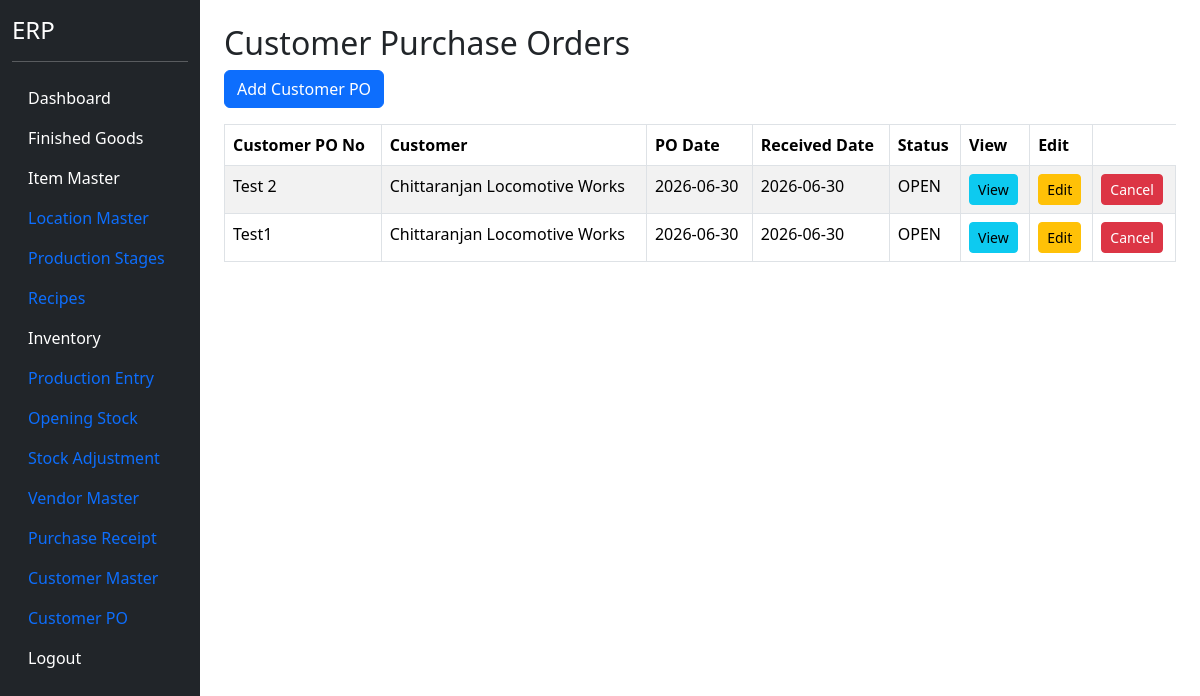
/customer-po (signed in), run on an earlier commit of the app's database.
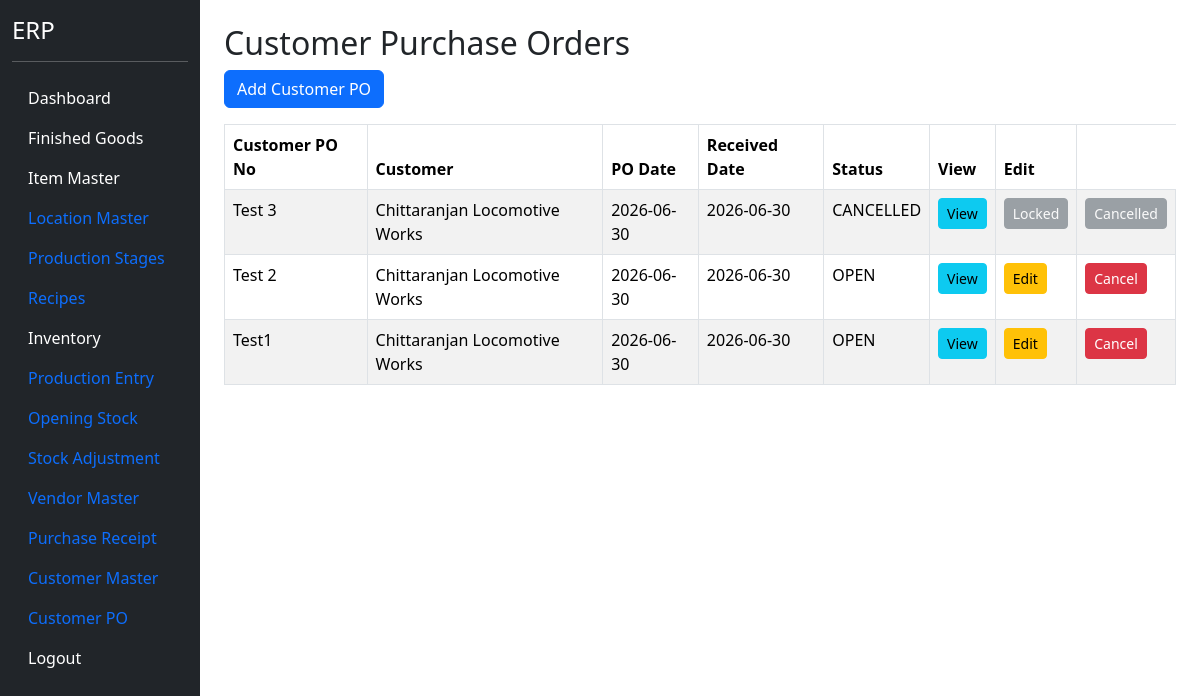
And on a later commit of the database.
### models.py (models this page shows)
class CustomerPOHeader(db.Model):
    __tablename__ = "customer_po_header"
    id = db.Column(
        db.Integer,
        primary_key=True
    )
    customer_id = db.Column(
        db.Integer,
        db.ForeignKey("customer_master.id"),
        nullable=False
    )
    customer_po_no = db.Column(
        db.String(100),
        nullable=False
    )
    customer_po_date = db.Column(
        db.Date,
        nullable=False
    )
    order_received_date = db.Column(
        db.Date,
        nullable=False
    )
    payment_terms = db.Column(
        db.String(200)
    )
    freight_terms = db.Column(
        db.String(200)
    )
    remarks = db.Column(
        db.String(500)
    )
    status = db.Column(
        db.String(20),
        default="OPEN"
    )
    customer = db.relationship(
        "CustomerMaster"
    )
    details = db.relationship(
        "CustomerPODetail",
        backref="customer_po",
        cascade="all, delete-orphan"
    )

class CustomerMaster(db.Model):
    __tablename__ = "customer_master"
    id = db.Column(
        db.Integer,
        primary_key=True
    )
    customer_code = db.Column(
        db.String(20),
        unique=True,
        nullable=True
    )
    customer_name = db.Column(
        db.String(200),
        nullable=False
    )
    contact_person = db.Column(
        db.String(100)
    )
    mobile = db.Column(
        db.String(20)
    )
    email = db.Column(
        db.String(100)
    )
    gst_no = db.Column(
        db.String(30)
    )
    pan_no = db.Column(
        db.String(20)
    )
    address = db.Column(
        db.String(500)
    )
    city = db.Column(
        db.String(100)
    )
    state = db.Column(
        db.String(100)
    )
    country = db.Column(
        db.String(100),
        default="India"
    )
    pincode = db.Column(
        db.String(20)
    )
    credit_days = db.Column(
        db.Integer,
        default=30
    )
    credit_limit = db.Column(
        db.Float,
        default=0
    )
    active = db.Column(
        db.Boolean,
        default=True
    )

### blueprints/masters/routes.py (the view)
@masters_bp.route("/customer-po")
@login_required
def customer_po():
    po_list = CustomerPOHeader.query.order_by(
        CustomerPOHeader.order_received_date.desc(),
        CustomerPOHeader.id.desc()
    ).all()
    return render_template(
        "customer_po.html",
        po_list=po_list
    )

### app.py (called while the page is built)
@login_manager.user_loader
def load_user(user_id):
    return User.query.get(int(user_id))

### templates/customer_po.html
{% extends "base.html" %}
{% block content %}
<div class="container mt-4">
<h2>
    Customer Purchase Orders
</h2>
<a
    href="/customer-po/add"
    class="btn btn-primary mb-3">
    Add Customer PO
</a>
<table class="table table-bordered table-striped">
    <thead>
        <tr>
            <th>
                Customer PO No
            </th>
            <th>
                Customer
            </th>
            <th>
                PO Date
            </th>
            <th>
                Received Date
            </th>
            <th>
                Status
            </th>
            <th>
                View
            </th>
            <th>
                Edit
            </th>
        </tr>
    </thead>
<tbody>
    {% for row in po_list %}
        <tr>
            <td>
                {{ row.customer_po_no }}
            </td>
            <td>
                {{ row.customer.customer_name }}
            </td>
            <td>
                {{ row.customer_po_date }}
            </td>
            <td>
                {{ row.order_received_date }}
            </td>
            <td>
                {{ row.status }}
            </td>
            <td>
                <a
                    href="/customer-po/view/{{ row.id }}"
                    class="btn btn-info btn-sm">
                    View
                </a>
            </td>
            <td>
                {% if row.status=="OPEN" %}
                    <a
                        href="/customer-po/edit/{{ row.id }}"
                        class="btn btn-warning btn-sm">
                        Edit
                    </a>
                    {% else %}
                    <button
                        class="btn btn-secondary btn-sm"
                        disabled>
                        Locked
                    </button>
                    {% endif %}
            </td>
            <td>
                {% if row.status=="OPEN" %}
                    <a
                        href="/customer-po/cancel/{{ row.id }}"
                        class="btn btn-danger btn-sm"
                        onclick="return confirm('Cancel this Customer PO?');">
                        Cancel
                    </a>
                    {% else %}
                    <button
                        class="btn btn-secondary btn-sm"
                        disabled>
                        Cancelled
                    </button>
                    {% endif %}
            </td>
        </tr>
        {% endfor %}
    </tbody>
</table>
</div>
{% endblock %}

### templates/base.html (shortened to what this page needs)
<!DOCTYPE html>
<html>
<head>
<link href="https://cdn.jsdelivr.net/npm/bootstrap@5.3.3/dist/css/bootstrap.min.css" rel="stylesheet">
<link href="https://cdn.jsdelivr.net/npm/select2@4.1.0-rc.0/dist/css/select2.min.css" rel="stylesheet" />
</head>
<body>
<div class="container-fluid">
<div class="row">
<div class="col-2 bg-dark text-white vh-100">
<h4 class="mt-3">ERP</h4>
<hr>
<ul class="nav flex-column">
<li class="nav-item">
<a class="nav-link text-white"
href="/dashboard">
Dashboard
</a>
</li>
<li class="nav-item">
<a class="nav-link text-white"
href="/finished-goods">
Finished Goods
</a>
</li>
<li class="nav-item">
    <a class="nav-link text-white"
       href="/items">
       Item Master
    </a>
</li>
<li class="nav-item">
    <a class="nav-link" href="/locations">
        Location Master
    </a>
</li>
<li class="nav-item">
    <a href="/production-stages"
       class="nav-link">
        Production Stages
    </a>
</li>
<li class="nav-item">
    <a href="/recipes"
       class="nav-link">
        Recipes
    </a>
</li>
<li class="nav-item">
    <a href="/inventory"
       class="nav-link text-white">
        Inventory
    </a>
</li>
<li class="nav-item">
    <a href="/production"
       class="nav-link">
        Production Entry
    </a>
</li>
<li class="nav-item">
    <a href="/opening-stock"
       class="nav-link">
        Opening Stock
    </a>
</li>
<li class="nav-item">
    <a href="/stock-adjustment"
       class="nav-link">
        Stock Adjustment
    </a>
</li>
<li class="nav-item">
    <a href="/vendors"
       class="nav-link">
        Vendor Master
    </a>
</li>
<li class="nav-item">
    <a href="/purchase-receipt"
       class="nav-link">
        Purchase Receipt
    </a>
</li>
<li class="nav-item">
<a
class="nav-link"
href="/customers">
Customer Master
</a>
</li>
<li class="nav-item">
<a
class="nav-link"
href="/customer-po">
Customer PO
</a>
</li>
<li class="nav-item">
<a class="nav-link text-white"
href="/logout">
Logout
</a>
</li>
</ul>
</div>
<div class="col-10">
{% block content %}
{% endblock %}
</div>
</div>
</div>
</body>
</html>

What changed in the data, as far as the page shows it:
added CustomerPOHeader: customer_po_no "Test 3", customer.customer_name "Chittaranjan Locomotive Works", customer_po_date "2026-06-30", order_received_date "2026-06-30", status "CANCELLED", shows "Locked", shows "Cancelled"
